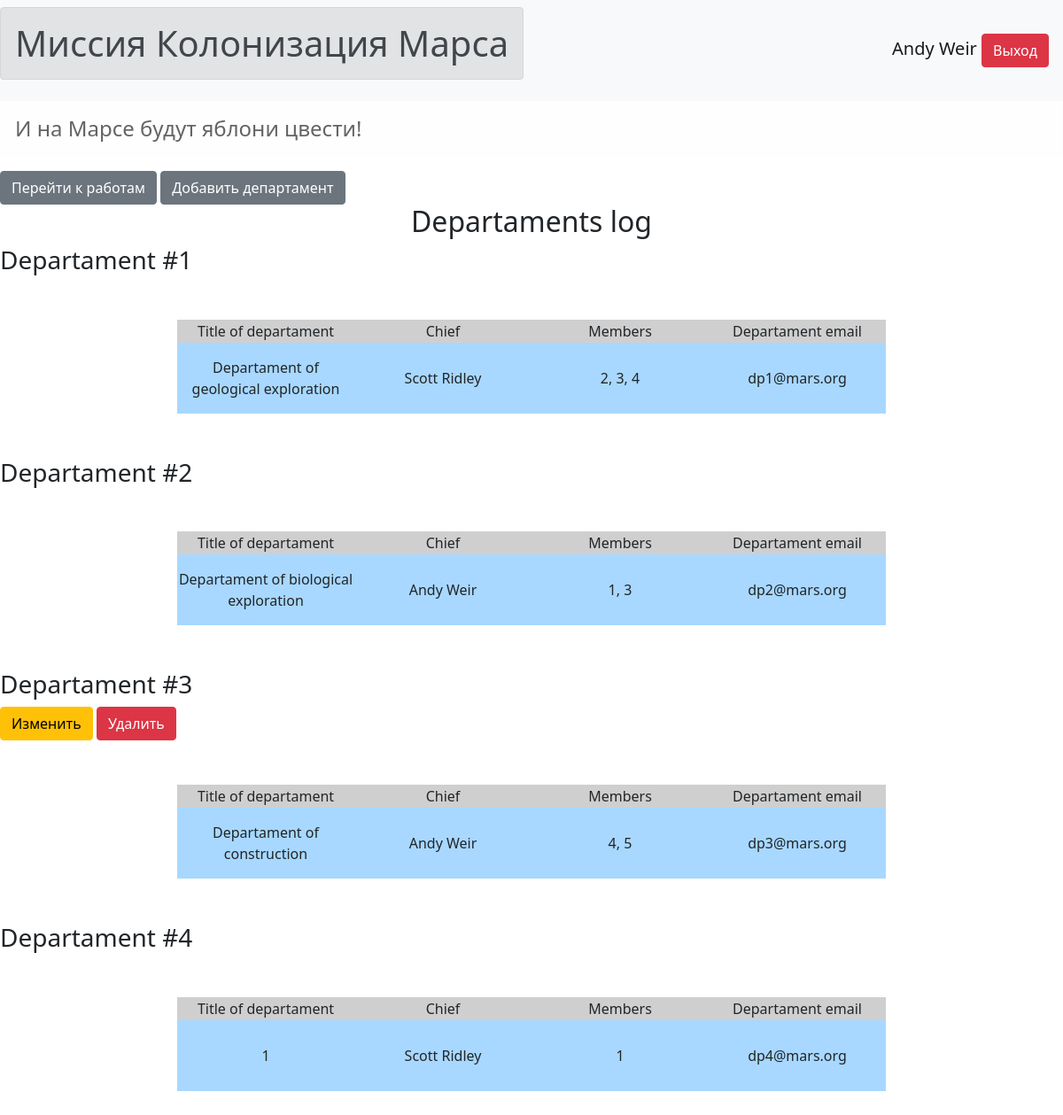
The page /dep_log (signed in) on the database its author committed.
### data/users.py (models this page shows, shortened)
class User(SqlAlchemyBase, UserMixin, SerializerMixin):
    __tablename__ = 'users'
    id = sqlalchemy.Column(sqlalchemy.Integer, primary_key=True, autoincrement=True)
    name = sqlalchemy.Column(sqlalchemy.String, nullable=True)
    about = sqlalchemy.Column(sqlalchemy.String, nullable=True)
    email = sqlalchemy.Column(sqlalchemy.String, index=True, unique=True, nullable=True)
    hashed_password = sqlalchemy.Column(sqlalchemy.String, nullable=True)
    created_date = sqlalchemy.Column(sqlalchemy.DateTime, default=datetime.datetime.now)
    city_from = sqlalchemy.Column(sqlalchemy.String, nullable=True)
    news = orm.relation("News", back_populates='user')

### data/departament.py (models this page shows, shortened)
class Departament(SqlAlchemyBase, SerializerMixin):
    __tablename__ = 'departament'
    id = sqlalchemy.Column(sqlalchemy.Integer,
                           primary_key=True, autoincrement=True)
    title = sqlalchemy.Column(sqlalchemy.String, nullable=True)
    chief_id = sqlalchemy.Column(sqlalchemy.Integer, nullable=True)
    members = sqlalchemy.Column(sqlalchemy.String, nullable=True)
    email = sqlalchemy.Column(sqlalchemy.String,
                              index=True, unique=True, nullable=True)

### main.py (the view)
@app.route('/dep_log')
def show_deps():
    params = {'deps': []}
    global_init('db/blogs.db')
    db_sess = create_session()
    for dep in db_sess.query(Departament).all():
        sess = create_session()
        user = sess.query(User).filter(User.id == dep.chief_id).first()
        team_lead = f'{user.name}'
        params[f'deps'].append([dep.id, dep.title, team_lead, dep.members, dep.email, user.id])
    return render_template('dep_log.html', **params)

### data/db_session.py (called while the page is built, shortened)
def global_init(db_file):
    global __factory
    if __factory:
        return

def create_session() -> Session:
    global __factory
    return __factory()

### main.py (called while the page is built)
@login_manager.user_loader
def load_user(user_id):
    global_init('db/blogs.db')
    db_sess = db_session.create_session()
    return db_sess.query(User).get(user_id)

### templates/dep_log.html
{% extends "base.html" %}
{% block content %}
<a href="/index" class="btn btn-secondary">Перейти к работам</a>
{% if current_user.is_authenticated %}
<a href="/dep_adding" class="btn btn-secondary">Добавить департамент</a>
{% endif %}
<h2 align="center">Departaments log</h2>
{% for i in deps %}
    <h3>Departament #{{ i[0] }}</h3>
    <table>
        <tr>
            <td bgcolor="cfcfcf">Title of departament</td>
            <td bgcolor="cfcfcf">Chief</td>
            <td bgcolor="cfcfcf">Members</td>
            <td bgcolor="cfcfcf">Departament email</td>
        </tr>
        <tr>
            <td height="80px" bgcolor="a8d8ff">{{i[1]}}</td>
            <td height="80px" bgcolor="a8d8ff">{{i[2]}}</td>
            <td height="80px" bgcolor="a8d8ff">{{i[3]}}</td>
            <td height="80px" bgcolor="a8d8ff">{{i[4]}}</td>
        </tr>
        {% if current_user.is_authenticated and (current_user.id == i[5] or current_user.id == 1) %}
            <div>
                <a href="/edit-job/{{ i[0] }}" class="btn btn-warning">Изменить</a>
                <a href="/delete-job/{{ i[0] }}" class="btn btn-danger">Удалить</a>
            </div>
        {% endif %}
    </table>
{% endfor %}
{% endblock %}

### templates/base.html (shortened to what this page needs)
<!DOCTYPE html>
<html lang="en">
<head>
    <link href="https://cdn.jsdelivr.net/npm/bootstrap@5.1.3/dist/css/bootstrap.min.css" rel="stylesheet">
    <link rel="stylesheet" type="text/css" href="static/css/style.css">
</head>
<body>
    <header>
        <nav class="navbar navbar-light bg-light">
            <h1 class="alert alert-secondary">Миссия Колонизация Марса</h1>
            <div class="navbar-brand">
                {% if current_user.is_authenticated %}
                        {{ current_user.name }}
                        <a href="/logout" class="btn btn-danger">Выход</a>
                {% else %}
                        <a class="btn btn-primary " href="/register">Зарегистрироваться</a>
                        <a class="btn btn-success" href="/login">Войти</a>
                {% endif %}
            </div>
        </nav>
        <h4 class="alert alert-light">И на Марсе будут яблони цвести!</h4>
    </header>
    <main role="main">
        {% block content%}{% endblock %}
    </main>
</body>
</html>

### static/css/style.css (style rules this page uses)
table { width: 800px; box-sizing: border-box; border-collapse: collapse; margin: 50px auto; }
td { text-align: center; min-width: 200px; }
a { align: right; }

### rows shown on the page
User: name "Andy Weir", name "Andy Weir"
Departament: title "Departament of geological exploration", members "2, 3, 4", email "dp1@mars.org"
User: name "Scott Ridley" "Scott Ridley"
Departament: title "Departament of biological exploration", members "1, 3", email "dp2@mars.org"
User: name "Andy Weir"
Departament: title "Departament of construction", members "4, 5", email "dp3@mars.org"
Departament: email "dp4@mars.org"

### other values the page prints
{{ i[0] }} "1" "2" "3" "4"
{{ i[1] }} "1"
{{ i[3] }} "1"
